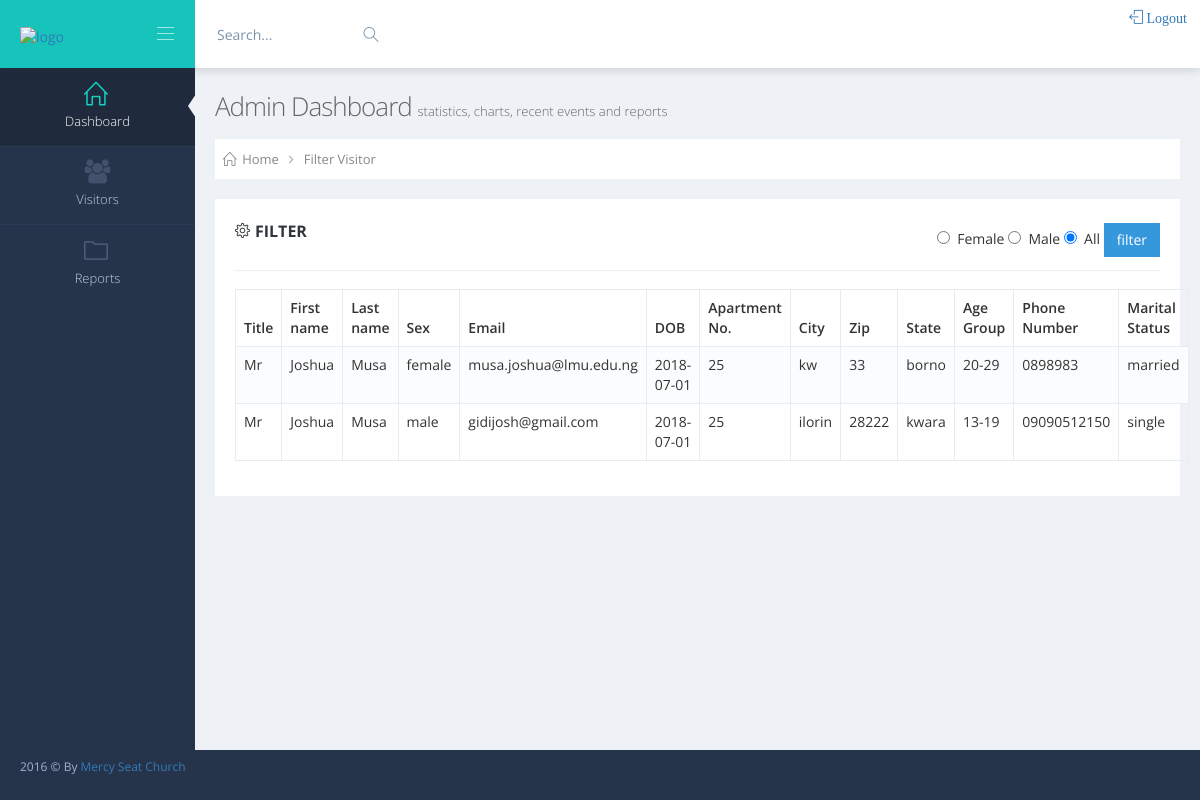
Screenshot of /dashboard/filter.php (signed in) with the database file from the repository.
### tables this page shows
CREATE TABLE `visitors` (
  `id` int(255) NOT NULL,
  `title` varchar(12) NOT NULL,
  `first_name` varchar(15) NOT NULL,
  `last_name` varchar(15) NOT NULL,
  `other_name` varchar(15) NOT NULL,
  `date_of_birth` date NOT NULL,
  `street_address` varchar(50) NOT NULL,
  `apt_no` int(10) NOT NULL,
  `city` varchar(10) NOT NULL,
  `zip` int(10) NOT NULL,
  `state` varchar(15) NOT NULL,
  `age_group` varchar(15) NOT NULL,
  `sex` varchar(10) NOT NULL,
  `phone_no` varchar(15) NOT NULL,
  `marital_status` varchar(15) NOT NULL,
  `email` varchar(25) NOT NULL,
  `isMember` tinyint(1) NOT NULL,
  `informative` varchar(25) NOT NULL,
  `date_created` timestamp NOT NULL DEFAULT CURRENT_TIMESTAMP,
  `date_modified` timestamp NOT NULL DEFAULT '0000-00-00 00:00:00' ON UPDATE CURRENT_TIMESTAMP
);

### backend/functions.php (called while the page is built, shortened)
<?php
    class Utility{
        function __construct(){
            require_once __DIR__ . '/db/db.php';
            $db = new DB();
            $this->conn = $db->connect();
        }
    }
    class CRUD extends Utility {
        public function getVisitors(){
            try{
                $stmt = $this->conn->prepare("SELECT * FROM `visitors`");
                $stmt->execute();
                $res = $stmt->fetchAll(PDO::FETCH_ASSOC);
                if($stmt->rowCount() > 0){
                    return($res);
                }else{
                    return;
                }
            }catch(PDOException $e){
                return NULL;
            }
        }
    }
?>

### backend/db/db.php (called while the page is built, shortened)
<?php
    class DB {
        private $conn;
        public function connect(){
            $host = HOST;
            $db_name = DB_NAME;
            $user = USER;
            $pass = PASS;
            try{
                $this->conn = new PDO("mysql:host=$host;dbname=$db_name",$user,$pass);
                $this->conn->setAttribute(PDO::ATTR_ERRMODE,PDO::ERRMODE_EXCEPTION);
            } catch(PDOException $e){
                echo "connection failed " .$e->getMessage();
            }
            return $this->conn;
        }
    }
?>

### dashboard/filter.php (the view, shortened to what this page needs)
<?php
    require_once './../backend/functions.php';
    $crud = new CRUD();
    if(!isset($_SESSION['user_id'])){
        $_SESSION['message'] = "Please Login";
        $_SESSION['messageType'] = "alert alert-danger display";
        $crud->redirect('./../index.php');
    }else{
        if(isset($_POST['filter'])){
            if($_POST['sex'] !== "any"){
                $datas = $crud->filterSex($_POST['sex']);
                $checked = $_POST['sex'];
            }else{
                $datas = $crud->getVisitors();
                $checked = "any";
            }
        }else{
            $datas = $crud->getVisitors();
        }
    }
?>
<!DOCTYPE html>
<html lang="en">
<head>
    <link href="../assets/global/plugins/font-awesome/css/font-awesome.min.css" rel="stylesheet" type="text/css" />
    <link href="../assets/global/plugins/simple-line-icons/simple-line-icons.min.css" rel="stylesheet" type="text/css" />
    <link href="../assets/global/plugins/bootstrap/css/bootstrap.min.css" rel="stylesheet" type="text/css" />
    <link href="../assets/global/plugins/bootstrap-switch/css/bootstrap-switch.min.css" rel="stylesheet" type="text/css" />
    <link href="../assets/global/plugins/bootstrap-daterangepicker/daterangepicker.min.css" rel="stylesheet" type="text/css"
    />
    <link href="../assets/global/plugins/morris/morris.css" rel="stylesheet" type="text/css" />
    <link href="../assets/global/plugins/fullcalendar/fullcalendar.min.css" rel="stylesheet" type="text/css" />
    <link href="../assets/global/plugins/jqvmap/jqvmap/jqvmap.css" rel="stylesheet" type="text/css" />
    <link href="../assets/global/css/components.min.css" rel="stylesheet" id="style_components" type="text/css" />
    <link href="../assets/global/css/plugins.min.css" rel="stylesheet" type="text/css" />
    <link href="../assets/layouts/layout2/css/layout.min.css" rel="stylesheet" type="text/css" />
    <link href="../assets/layouts/layout2/css/themes/blue.min.css" rel="stylesheet" type="text/css" id="style_color" />
    <link href="../assets/layouts/layout2/css/custom.min.css" rel="stylesheet" type="text/css" />
    <link rel="shortcut icon" href="favicon.ico" /> </head>
<body class="page-header-fixed page-sidebar-closed-hide-logo page-container-bg-solid">
    <div class="page-header navbar navbar-fixed-top">
        <div class="page-header-inner ">
            <div class="page-logo">
                <a href="index.html">
                    <img src="../assets/layouts/layout2/img/logo-default.png" alt="logo" class="logo-default" /> </a>
                <div class="menu-toggler sidebar-toggler">
                </div>
            </div>
            <div class="page-top">
                <form class="search-form search-form-expanded" action="page_general_search_3.html" method="GET">
                    <div class="input-group">
                        <input type="text" class="form-control" placeholder="Search..." name="query">
                        <span class="input-group-btn">
                            <a href="javascript:;" class="btn submit">
                                <i class="icon-magnifier"></i>
                            </a>
                        </span>
                    </div>
                </form>
                <ul class="nav navbar-nav pull-right">
                    <a href='./logout.php'>
                        <i class="icon-logout btn large">
                            Logout
                        </i>
                    </a>
                </ul>
            </div>
        </div>
    </div>
    <div class="page-container">
        <div class="page-sidebar-wrapper">
            <div class="page-sidebar navbar-collapse collapse">
                <?php require './sidebar.php'; ?>
            </div>
        </div>
        <div class="page-content-wrapper">
            <div class="page-content">
                <h1 class="page-title"> Admin Dashboard
                    <small>statistics, charts, recent events and reports</small>
                </h1>
                <div class="page-bar">
                    <ul class="page-breadcrumb">
                        <li>
                            <i class="icon-home"></i>
                            <a href="./index.php">Home</a>
                            <i class="fa fa-angle-right"></i>
                        </li>
                        <li>
                            <span>Filter Visitor</span>
                        </li>
                    </ul>
                </div>
                <div class="row">
                            <div class="col-md-12">
                                <div class="portlet light ">
                                    <div class="portlet-title">
                                        <div class="caption font-dark">
                                            <i class="icon-settings font-dark"></i>
                                            <span class="caption-subject bold uppercase">Filter</span>
                                        </div>
                                        <div class="tools">
                                            <form action="<?php echo htmlspecialchars($_SERVER['PHP_SELF'])?>" method="post">
                                                <input type="radio" id="sex" name="sex" value="female" <? if(isset($checked) && $checked == "female"){echo 'checked';}?>/>&nbsp; Female
                                                <input type="radio" id="sex" name="sex" value="male" <? if(isset($checked) && $checked == "male"){echo 'checked';}?>/>&nbsp; Male
                                                <input type="radio" id="sex" name="sex" value="any" <? if(!isset($checked) ||$checked == "any"){echo 'checked';}?>/>&nbsp; All
                                                <input type="submit" name="filter" class="btn blue" value="filter" />
                                            </form>
                                        </div>
                                    </div>
                                    <div class="portlet-body">
                                        <table class="table table-striped table-responsive table-bordered table-hover dt-responsive" width="100%" id="sample_1">
                                            <thead>
                                                <tr>
                                                    <th class="none">Title</th>
                                                    <th class="all">First name</th>
                                                    <th class="min-phone-l">Last name</th>
                                                    <th class="none">Sex</th>
                                                    <th class="all">Email</th>
                                                    <th class="desktop">DOB</th>
                                                    <th class="desktop">Apartment No.</th>
                                                    <th class="desktop">City</th>
                                                    <th class="desktop">Zip</th>
                                                    <th class="desktop">State</th>
                                                    <th class="desktop">Age Group</th>
                                                    <th class="desktop">Phone Number</th>
                                                    <th class="desktop">Marital Status</th>
                                                </tr>
                                            </thead>
                                            <tbody>
                                                <?php
                                                    if(isset($datas)){
                                                        foreach ($datas as $data) {
                                                            echo'<tr>
                                                                <td>'.$data['title'].'</td>
                                                                <td>'.$data['first_name'].'</td>
                                                                <td>'.$data['last_name'].'</td>
                                                                <td>'.$data['sex'].'</td>
                                                                <td>'.$data['email'].'</td>
                                                                <td>'.$data['date_of_birth'].'</td>
                                                                <td>'.$data['apt_no'].'</td>
                                                                <td>'.$data['city'].'</td>
                                                                <td>'.$data['zip'].'</td>
                                                                <td>'.$data['state'].'</td>
                                                                <td>'.$data['age_group'].'</td>
                                                                <td>'.$data['phone_no'].'</td>
                                                                <td>'.$data['marital_status'].'</td>
                                                            </tr>';
                                                        }
                                                    }else{
                                                        echo '<tr>
                                                                <p>No Data Available</p>
                                                            </tr>';
                                                    }
                                                ?>
                                            </tbody>
                                        </table>
                                    </div>
                                </div>
                            </div>
                        </div>
            </div>
        </div>
    </div>
    <div class="page-footer">
        <div class="page-footer-inner"> 2016 &copy; By
            <a target="_blank" href="#">Mercy Seat Church</a>
        </div>
</body>
</html>

### dashboard/sidebar.php (shortened to what this page needs)
<ul class="page-sidebar-menu  page-header-fixed page-sidebar-menu-hover-submenu " data-keep-expanded="false" data-auto-scroll="false" data-slide-speed="200">
    <li class="nav-item start active open">
        <a href="./index.php" class="nav-link nav-toggle">
            <i class="icon-home"></i>
            <span class="title">Dashboard</span>
            <span class="selected"></span>
        </a>
    </li>
    <li class="nav-item  ">
        <a href="javascript:;" class="nav-link nav-toggle">
            <i class="fa fa-group"></i>
            <span class="title">Visitors</span>
        </a>
    </li>
    <li class="nav-item  ">
        <a href="javascript:;" class="nav-link nav-toggle">
            <i class="icon-folder"></i>
            <span class="title">Reports</span>
        </a>
    </li>
</ul>

### rows the page displays
visitors: title "Mr", first_name "Joshua", last_name "Musa", sex "female", email "musa.joshua@lmu.edu.ng", date_of_birth "2018-07-01", apt_no "25", city "kw", zip "33", state "borno", age_group "20-29", phone_no "0898983", marital_status "married"
visitors: title "Mr", first_name "Joshua", last_name "Musa", sex "male", email "gidijosh@gmail.com", date_of_birth "2018-07-01", apt_no "25", city "ilorin", zip "28222", state "kwara", age_group "13-19", phone_no "09090512150", marital_status "single"
